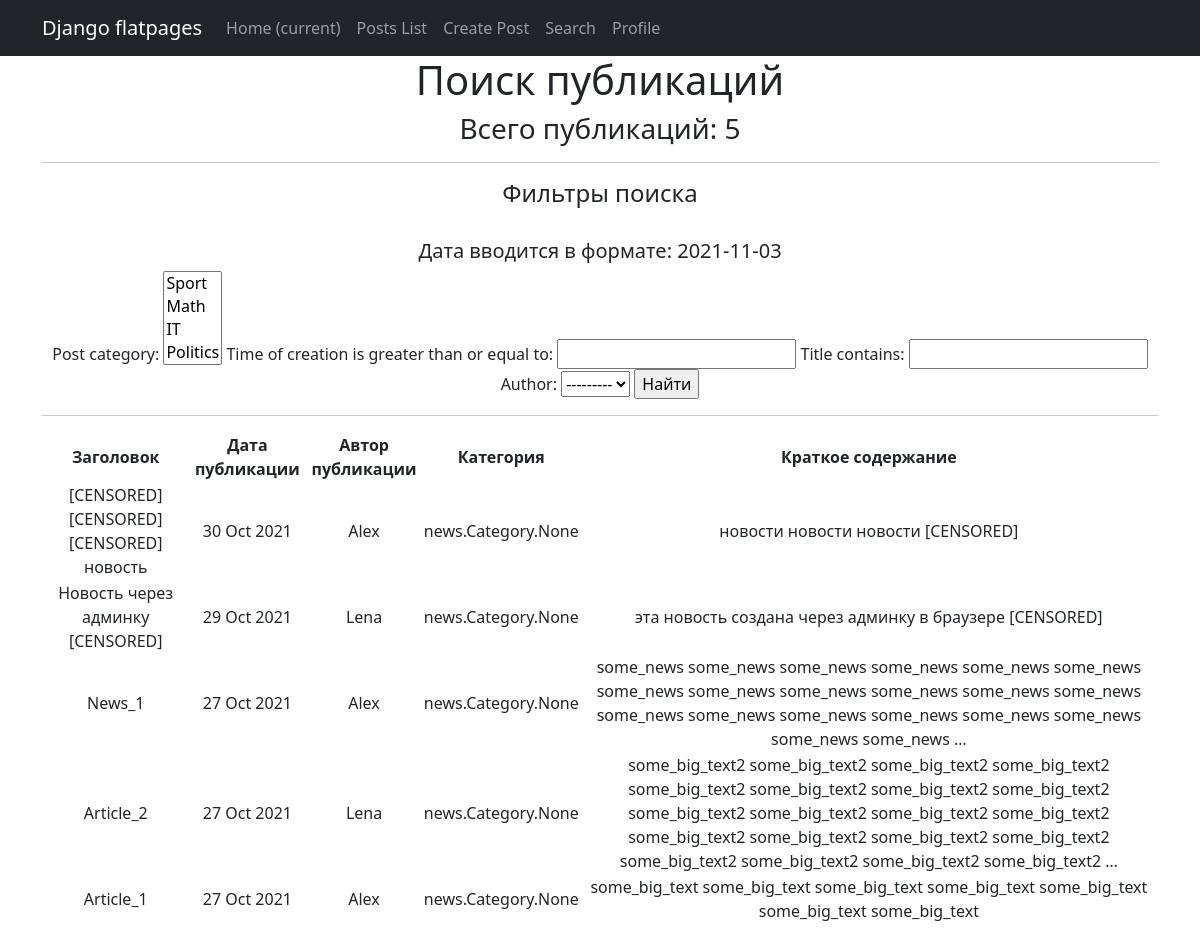
/posts/search/, run on an earlier commit of the app's database.
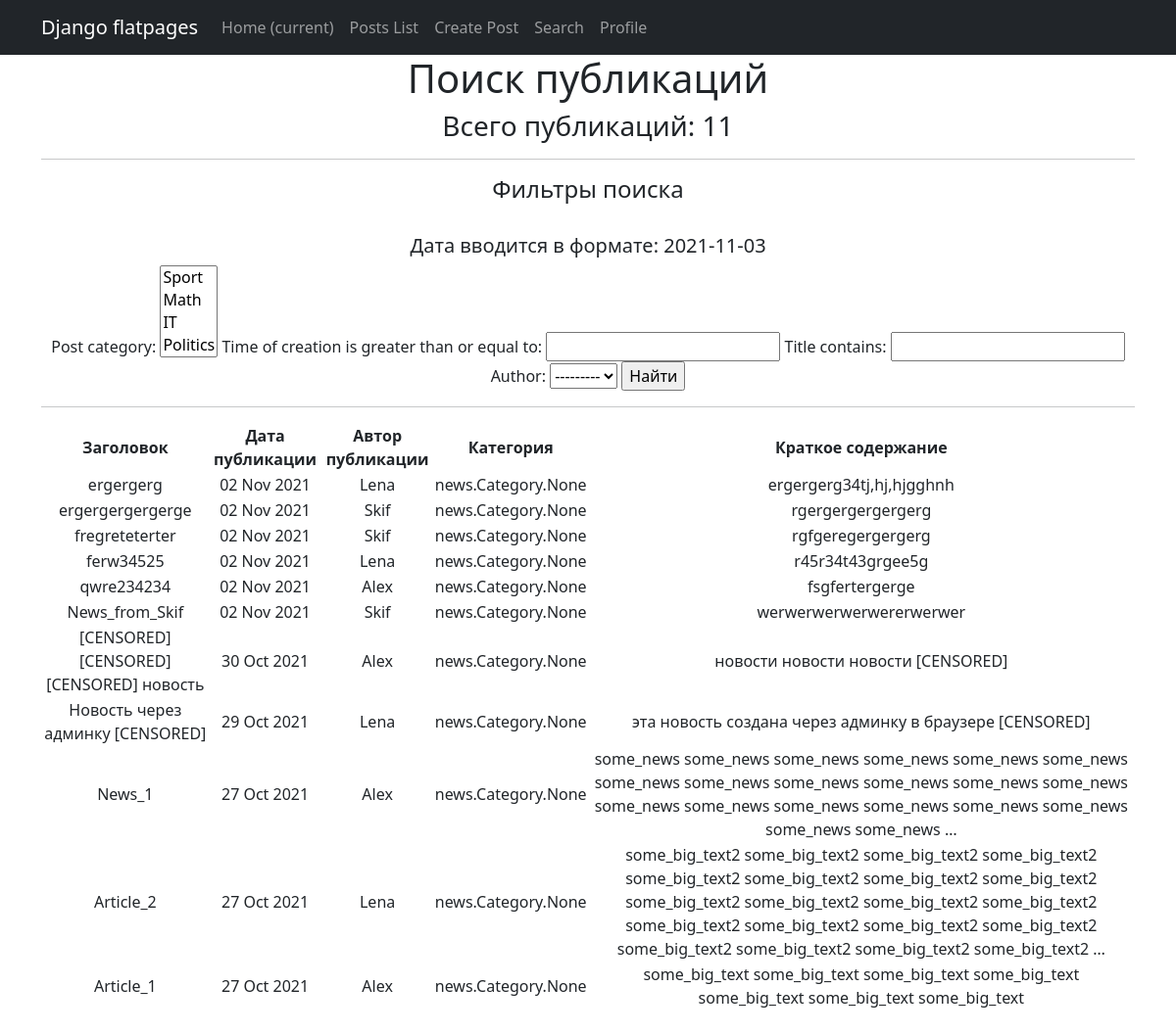
And on a later commit of the database.
### news/models.py (models this page shows, shortened)
class Post(models.Model):
    article = 'AR'
    news = 'NW'
    kind = [
        (article, 'Статья'),
        (news, 'Новость')
    ]
    author = models.ForeignKey(Author, on_delete=models.CASCADE)
    view = models.CharField(max_length=2, choices=kind, default=article)
    time_of_creation = models.DateTimeField(auto_now_add=True)
    post_category = models.ManyToManyField(Category, through='PostCategory')
    title = models.CharField(max_length=128)
    text = models.TextField()
    post_rating = models.IntegerField(default=0)
    class Meta:
        verbose_name = 'Публикация'
        verbose_name_plural = 'Публикации'

class Author(models.Model):
    author_user = models.OneToOneField(User, on_delete=models.CASCADE)
    author_rating = models.IntegerField(default=0)
    class Meta:
        verbose_name = 'Автор'
        verbose_name_plural = 'Авторы'
    def __str__(self):
        return f'{self.author_user}'

### news/views.py (the view)
# urls.py: path('search/', PostsSearch.as_view(), name='search'),
class PostsSearch(ListView):
    model = Post
    template_name = 'news/search.html'
    context_object_name = 'posts_search'
    ordering = ['-time_of_creation']
    def get_context_data(self, **kwargs):
        context = super().get_context_data(**kwargs)
        context['filter'] = PostFilter(self.request.GET, queryset=self.get_queryset())
        return context

### news/models.py (called while the page is built)
    def __str__(self):
        return f'{self.name}'

### news/templatetags/custom_filters.py (called while the page is built)
@register.filter(name='censor')
def censor(value):
    censor_list = ['мат']
    text = value.split()
    for word in text:
        if word.lower() in censor_list:
            value = value.replace(word, '[CENSORED]')
    return value

### templates/news/search.html (shortened to what this page needs)
{% extends 'default.html' %}
{% load custom_filters %}
{% block content %}
    <h1>Поиск публикаций</h1>
    <h3><p align="center">Всего публикаций: {{ posts_search|length }}</p></h3>
    <hr>
    <h4>Фильтры поиска</h4>
    <br>
    <h5>Дата вводится в формате: 2021-11-03</h5>
    <form method="GET">
        {{ filter.form }}
        <input type="submit" value="Найти">
    </form>
    <hr>
    {% if posts_search %}
       <table>
          <tr>
              <td>
                  <b>Заголовок</b>
              </td>
              <td>
                  <b>Дата публикации</b>
              </td>
              <td>
                  <b>Автор публикации</b>
              </td>
              <td>
                  <b>Категория</b>
              </td>
              <td>
                  <b>Краткое содержание</b>
              </td>
          </tr>
      {% for post in filter.qs %}
          <tr>
              <td>
                  {{ post.title|censor }}
              </td>
              <td>
                  {{ post.time_of_creation|date:'d M Y'}}
              </td>
              <td>
                  {{ post.author }}
              </td>
              <td>
                  {{ post.post_category }}
              </td>
              <td>
                  {{ post.text|truncatewords:20|censor }}
              </td>
          </tr>
      {% endfor %}
      </table>
    <br>
    {% else %}
      <h2>Публикаций нет!</h2>
    {% endif %}
{% endblock content %}

### templates/default.html (shortened to what this page needs)
<!DOCTYPE html>
<html lang="en">
    <head>
        {% load static %}
        <link href="{% static 'css/styles.css'%}" rel="stylesheet" />
    </head>
    <body>
        <nav class="navbar navbar-expand-lg navbar-dark bg-dark static-top">
            <div class="container">
                <a class="navbar-brand" href="#">Django flatpages</a>
                <div class="collapse navbar-collapse" id="navbarResponsive">
                    <ul class="navbar-nav ml-auto">
                        <li class="nav-item active">
                            <a class="nav-link" href="/">Home
                                <span class="sr-only">(current)</span>
                            </a>
                        </li>
                        <li class="nav-item">
                            <a class="nav-link" href="/posts/">Posts List</a>
                        </li>
                        <li class="nav-item">
                            <a class="nav-link" href="/posts/add/">Create Post</a>
                        </li>
                        <li class="nav-item">
                            <a class="nav-link" href="/posts/search/">Search</a>
                        </li>
                        <li class="nav-item">
                            <a class="nav-link" href="/posts/profile/">Profile</a>
                        </li>
                    </ul>
                </div>
            </div>
        </nav>
        <div class="container">
            <div class="row">
                <div class="col-lg-12 text-center">
                    {% block content %}{% endblock content %}
                </div>
            </div>
        </div>
    </body>
</html>

What changed in the data, as far as the page shows it:
added Post: title|censor "ergergerg", time_of_creation "02 Nov 2021", author "Lena", post_category "news.Category.None", text|censor "ergergerg34tj,hj,hjgghnh"
added Post: title|censor "ergergergergerge", time_of_creation "02 Nov 2021", author "Skif", post_category "news.Category.None", text|censor "rgergergergergerg"
added Post: title|censor "fregreteterter", time_of_creation "02 Nov 2021", author "Skif", post_category "news.Category.None", text|censor "rgfgeregergergerg"
added Post: title|censor "ferw34525", time_of_creation "02 Nov 2021", author "Lena", post_category "news.Category.None", text|censor "r45r34t43grgee5g"
added Post: title|censor "qwre234234", time_of_creation "02 Nov 2021", author "Alex", post_category "news.Category.None", text|censor "fsgfertergerge"
added Post: title|censor "News_from_Skif", time_of_creation "02 Nov 2021", author "Skif", post_category "news.Category.None", text|censor "werwerwerwerwererwerwer"
Also different on the page:
{{ posts_search|length }}: "5" → "11"
